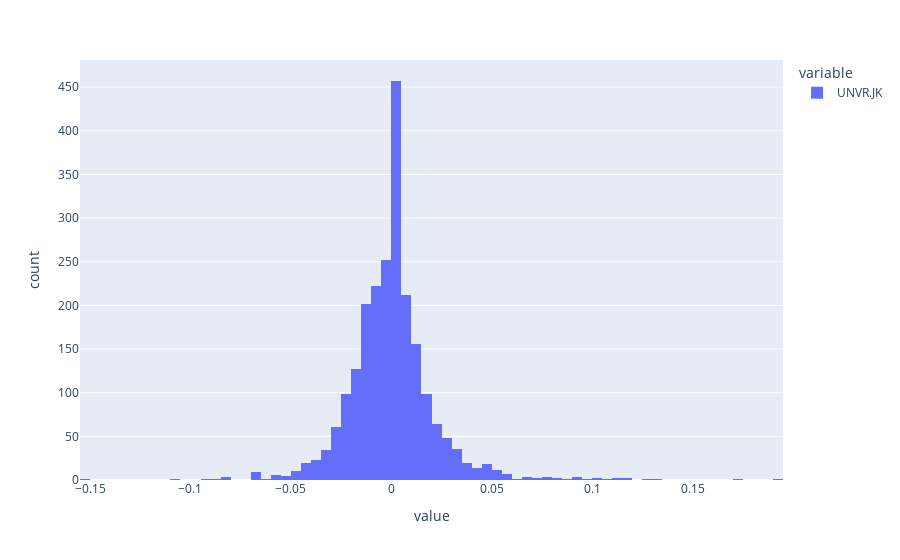

This figure's notebook cell:
### Code cell
Close.plot()
Close['UNVR.JK'].pct_change().plot(kind='hist')

### Figure 1 — Plotly figure (JSON) as saved in the notebook; plotly's stock layout.template omitted (floating-point values rounded to 4 significant figures; data arrays with more than 128 entries replaced by an {"elided": "..."} marker saying what was removed)
{"data": [{"alignmentgroup": "True", "bingroup": "x", "hovertemplate": "variable=UNVR.JK<br>value=%{x}<br>count=%{y}<extra></extra>", "legendgroup": "UNVR.JK", "marker": {"color": "#636efa", "pattern": {"shape": ""}}, "name": "UNVR.JK", "offsetgroup": "UNVR.JK", "orientation": "v", "showlegend": true, "type": "histogram", "x": {"elided": "2250 float values"}, "xaxis": "x", "yaxis": "y"}], "layout": {"autosize": true, "barmode": "relative", "legend": {"title": {"text": "variable"}, "tracegroupgap": 0}, "margin": {"t": 60}, "xaxis": {"anchor": "y", "autorange": true, "domain": [0, 1], "range": [-0.155, 0.195], "title": {"text": "value"}, "type": "linear"}, "yaxis": {"anchor": "x", "autorange": true, "domain": [0, 1], "range": [0, 481.1], "title": {"text": "count"}}}}
